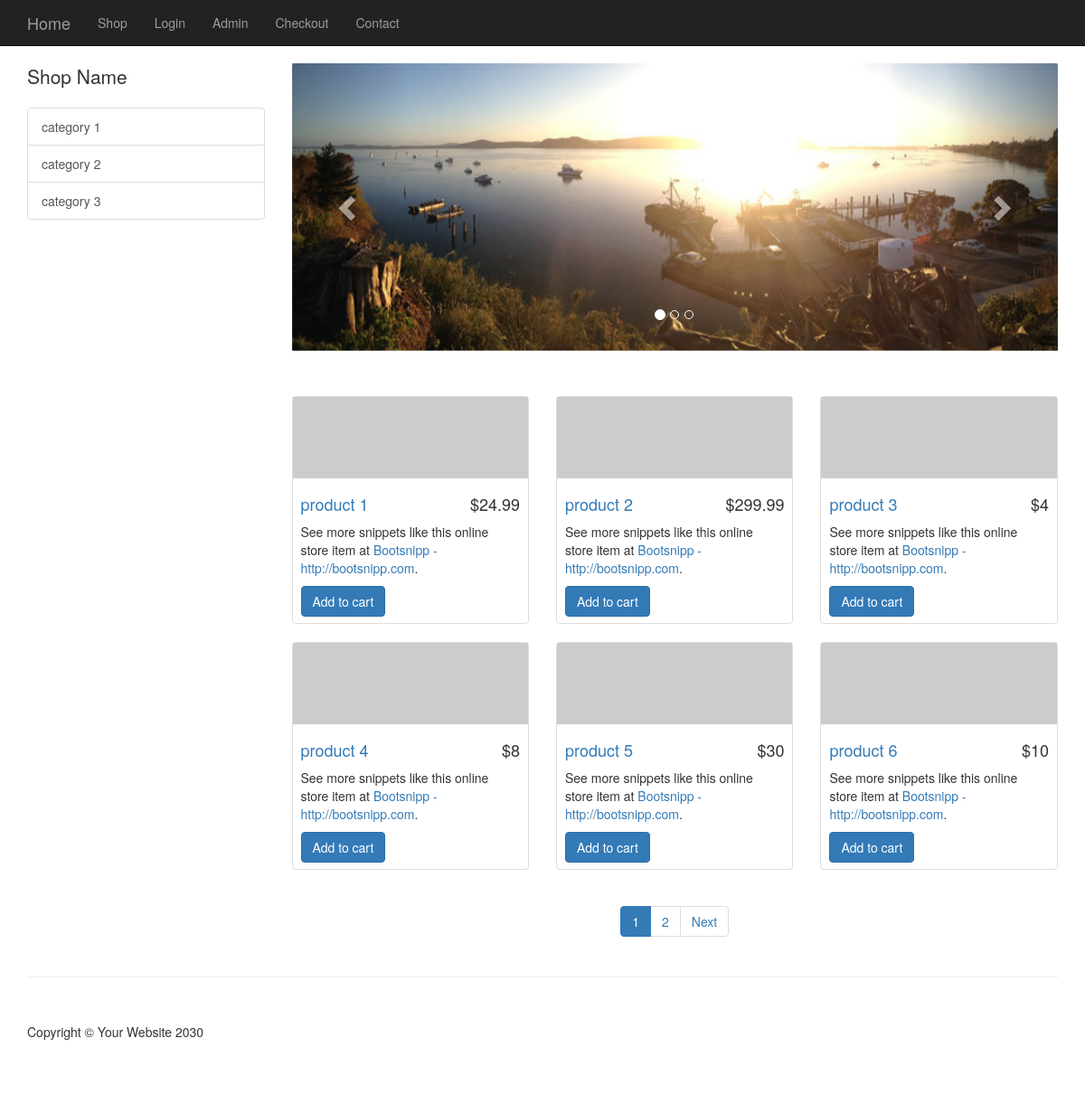
The page / on the database its author committed.
### tables this page shows
CREATE TABLE `categories` (
  `category_id` int(11) NOT NULL,
  `category_title` varchar(255) NOT NULL
);

CREATE TABLE `slides` (
  `slide_id` int(11) NOT NULL,
  `slide_title` varchar(255) NOT NULL,
  `slide_image` text NOT NULL
);

CREATE TABLE `products` (
  `product_id` int(11) NOT NULL,
  `product_title` varchar(255) NOT NULL,
  `product_category_id` int(11) NOT NULL,
  `product_price` float NOT NULL,
  `product_quantity` int(11) NOT NULL,
  `product_description` text NOT NULL,
  `product_short_desc` text NOT NULL,
  `product_image` varchar(255) NOT NULL
);

### resources/functions.php (the view, shortened to what this page needs)
<?php
function query($sql)
{
    global $connection;
    return mysqli_query($connection, $sql);
}
function fetch_array($result)
{
    return mysqli_fetch_array($result);
}
function get_products()
{
    $query = query("SELECT * FROM products");
    $rows = mysqli_num_rows($query);
    if(isset($_GET['page']))
    {
        $page = preg_replace('#[^0-9]#', '', $_GET['page']);
    }
    else
    {
        $page = 1;
    }
    $per_page = 6;
    $last_page = ceil($rows / $per_page);
    $middle_numbers = '';
    $sub_1 = $page - 1;
    $add_1 = $page + 1;
    if($page == 1)
    {
        $middle_numbers .= '<li class="page-item active"><a>' .$page. '</a></li>';
        $middle_numbers .= '<li class="page-item"><a class="page-link" href="'.$_SERVER['PHP_SELF'].'?page= '.$add_1.'">' .$add_1. '</a></li>';
    }
    elseif($page == $last_page)
    {
        $middle_numbers .= '<li class="page-item"><a class="page-link" href="'.$_SERVER['PHP_SELF'].'?page= '.$sub_1.'">' .$sub_1. '</a></li>';
        $middle_numbers .= '<li class="page-item active"><a>' .$page. '</a></li>';
    }
    $limit = 'LIMIT ' . ($page - 1) * $per_page . ',' . $per_page;
    $query_2 = query("SELECT * FROM products {$limit}");
    $output_pagination = "";
    $output_pagination .= $middle_numbers;
    if($page != $last_page)
    {
        $next = $page + 1;
        $output_pagination .= '<li class="page-item"><a class="page-link" href="'.$_SERVER['PHP_SELF'].'?page= '.$next.'">Next</a></li>';
    }
    while($row = fetch_array($query_2))
    {
        $product = <<< DELIMETER
        <div class="col-sm-4 col-lg-4 col-md-4">
            <div class="thumbnail">
            <a href="item.php?id={$row['product_id']}">
                <img style="height:90px" src="{$row['product_image']}" alt="">
            </a>
                <div class="caption">
                    <h4 class="pull-right">&#36;{$row['product_price']}</h4>
                    <h4><a href="item.php?id={$row['product_id']}">{$row['product_title']}</a>
                    </h4>
                    <p>See more snippets like this online store item at <a target="_blank" href="http://www.bootsnipp.com">Bootsnipp - http://bootsnipp.com</a>.</p>
                    <a class="btn btn-primary" target="_blank" href="../resources/cart.php?add={$row['product_id']}">Add to cart</a>
                </div>
            </div>
        </div>
DELIMETER;
        echo $product;
    }
    echo "<div class='text-center' style='clear: both'><ul class='pagination'>{$output_pagination}</ul></div>";
}
function get_categories()
{
    $query = query("SELECT * FROM categories");
    while($row = fetch_array($query))
    {
        $category_link = <<< DELIMETER
            <a href='category.php?id={$row['category_id']}' class='list-group-item'>
                {$row['category_title']}
            </a>
DELIMETER;
        echo $category_link;
    }
}
function display_image($image_name)
{
    return "../resources/uploads/" . $image_name;
}
function get_active_slide()
{
    $query = query("SELECT * FROM slides ORDER BY slide_id DESC LIMIT 1");
    while($row = fetch_array($query))
    {
        $slide_image = display_image($row['slide_image']);
        $slide_active = <<<DELIMITER
         <div class="item active">
            <img class="slide-image" src="{$slide_image}" alt="">
        </div>
DELIMITER;
        echo $slide_active;
    }
}
?>

### resources/templates/frontend/header.php (shortened to what this page needs)
<!DOCTYPE html>
<html lang="en">
<head>
    <link href="css/bootstrap.min.css" rel="stylesheet">
    <link href="css/shop-homepage.css" rel="stylesheet">
    <link href="css/styles.css" rel="stylesheet">
</head>
<body>
    <nav class="navbar navbar-inverse navbar-fixed-top" role="navigation">
        <?php include(TEMPLATE_FRONTEND . DS . "top_navigation.php");?>
    </nav>

### resources/templates/frontend/top_navigation.php (shortened to what this page needs)
<div class="container">
    <div class="navbar-header">
        <a class="navbar-brand" href="index.php">Home</a>
    </div>
    <div class="collapse navbar-collapse" id="bs-example-navbar-collapse-1">
        <ul class="nav navbar-nav">
            <li>
                <a href="shop.php">Shop</a>
            </li>
            <li>
                <a href="login.php">Login</a>
            </li>
            <li>
                <a href="admin">Admin</a>
            </li>
            <li>
                <a href="checkout.php">Checkout</a>
            </li>
            <li>
                <a href="contact.php">Contact</a>
            </li>
        </ul>
    </div>
</div>

### public/index.php (shortened to what this page needs)
<?php include(TEMPLATE_FRONTEND . DS . "header.php");?>
    <div class="container">
        <div class="row">
            <?php include(TEMPLATE_FRONTEND . DS . "side_navigation.php");?>
            <div class="col-md-9">
                <div class="row carousel-holder">
                    <div class="col-md-12">
                       <?php include(TEMPLATE_FRONTEND . DS . "slider.php");?>
                    </div>
                </div>
                <div class="row">
                    <?php get_products(); ?>
                </div>
            </div>
        </div>
    </div>
<?php include(TEMPLATE_FRONTEND . DS . "footer.php");?>

### resources/templates/frontend/side_navigation.php
<div class="col-md-3">
    <p class="lead">Shop Name</p>
    <div class="list-group">
        <?php
            get_categories();
        ?>
    </div>
</div>

### resources/templates/frontend/slider.php (shortened to what this page needs)
<div id="carousel-example-generic" class="carousel slide" data-ride="carousel">
    <ol class="carousel-indicators">
        <li data-target="#carousel-example-generic" data-slide-to="0" class="active"></li>
        <li data-target="#carousel-example-generic" data-slide-to="1"></li>
        <li data-target="#carousel-example-generic" data-slide-to="2"></li>
    </ol>
    <div class="carousel-inner">
        <?php get_active_slide(); ?>
    </div>
    <a class="left carousel-control" href="#carousel-example-generic" data-slide="prev">
                                <span class="glyphicon glyphicon-chevron-left"></span>
                            </a>
    <a class="right carousel-control" href="#carousel-example-generic" data-slide="next">
                                <span class="glyphicon glyphicon-chevron-right"></span>
                            </a>
</div>

### resources/templates/frontend/footer.php (shortened to what this page needs)
<div class="container">
    <hr>
    <footer>
        <div class="row">
            <div class="col-lg-12">
                <p>Copyright &copy; Your Website 2030</p>
            </div>
        </div>
    </footer>
</div>
</body>
</html>

### public/css/shop-homepage.css (style rules this page uses)
body { padding-top: 70px; }
.slide-image { width: 100%; }
.carousel-holder { margin-bottom: 30px; }
.carousel-control, .item { border-radius: 4px; }
.caption { height: 130px; overflow: hidden; }
.caption h4 { white-space: nowrap; }
.thumbnail img { width: 100%; }
.thumbnail { padding: 0; }
footer { margin: 50px 0; }

### public/css/styles.css (style rules this page uses)
.caption { height: 160px; }

### rows shown on the page
categories: category_title "category 1"
categories: category_title "category 2"
categories: category_title "category 3"
slides: slide_image (picture)
products: product_price "24.99", product_title "product 1"
products: product_price "299.99", product_title "product 2"
products: product_price "4", product_title "product 3"
products: product_price "8", product_title "product 4"
products: product_price "30", product_title "product 5"
products: product_price "10", product_title "product 6"

### other values the page prints
$page "1"
$add_1 "2"
